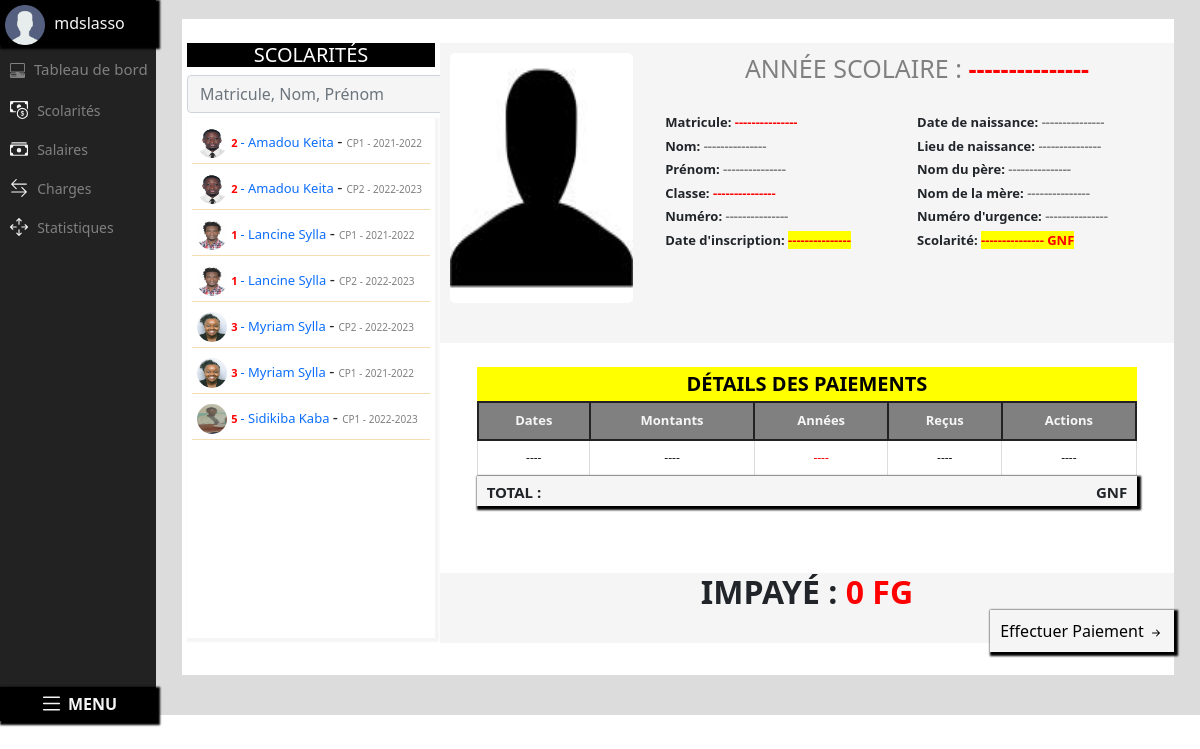
The app's page /scolarite.html/ (signed in) with its own data.
### apps/models.py (models this page shows, shortened)
class Inscription(models.Model):
    annee = models.ForeignKey(Rentree, on_delete=models.CASCADE, null=True, verbose_name="Année Scolaire", default='')
    etudiant = models.ForeignKey(Etudiant, on_delete=models.CASCADE, null=True, verbose_name="Étudiants", default='')
    classe = models.ForeignKey(Classe, on_delete=models.CASCADE, null=True, verbose_name="Classes", default='')
    scolarite = models.IntegerField(verbose_name="Scolarite (GNF)")
    date = models.CharField(max_length=250, verbose_name="Date d'inscription", default="01.01.2022")
    class Meta:
        ordering = ('etudiant',)

class Etudiant(models.Model):
    nom = models.CharField(max_length=250, verbose_name="Nom")
    prenom = models.CharField(max_length=250, verbose_name="Prénom")
    naissance = models.CharField(max_length=250, verbose_name="Date de naissance", default="01.01.2022")
    lieu = models.CharField(max_length=250, verbose_name="Lieu de naissance")
    pere = models.CharField(max_length=250, verbose_name="Nom du père ")
    mere = models.CharField(max_length=250, verbose_name="Nom de la mère")
    numero = models.CharField(max_length=250, verbose_name="Numéro", blank=True, unique=True)
    urgent = models.CharField(max_length=250, verbose_name="Numéro à contacter en cas d'urgence")
    matricule = models.IntegerField(verbose_name="Matricule", unique=True, null=True)
    photo = models.ImageField(upload_to='Photo/images', verbose_name="Choisir la photo", blank=True)
    class Meta:
        ordering = ('prenom',)

class Classe(models.Model):
    classe = models.CharField(max_length=250, verbose_name="Classes", unique=True, default="")
    slug = AutoSlugField(populate_from='classe', unique=True)
    class Meta:
        ordering = ('id',)
    def __str__(self):
        return str(self.classe)

class Rentree(models.Model):
    annee = models.CharField(max_length=250, verbose_name="Année Scolaire", unique=True, default="2000-2000")
    debut_inscription = models.CharField(max_length=250, verbose_name="Début d'inscription", unique=True, default="00.00.2000")
    fin_inscription = models.CharField(max_length=250, verbose_name="fin d'inscription", unique=True,default="00.00.2000")
    debut_cours = models.CharField(max_length=250, verbose_name="Début des cours", unique=True, default="00.00.2000")
    fin_cours = models.CharField(max_length=250, verbose_name="Fin des cours", unique=True, default="00.00.2000")
    slug = AutoSlugField(populate_from='annee', unique=True)
    class Meta:
        ordering = ('-id',)
    def __str__(self):
        return str(self.annee)

### apps/views.py (the view)
# urls.py: path('scolarite.html/', views.Scolarites.as_view(), name='scolarites'),
class Scolarites(ListView):
    model = Scolarite
    context_object_name = 'scolarites'
    template_name = 'comptabilites/scolarites.html'
    ordering = ['annee']
    def get_context_data(self, *args, **kwargs):
        context = super(Scolarites, self).get_context_data(*args, **kwargs)
        context['inscriptions'] = Inscription.objects.all().order_by('etudiant')[:100]
        context['etudiants'] = Etudiant.objects.all().order_by('id')
        context['enseignants'] = Enseignant.objects.all().order_by('id')
        context['classes'] = Classe.objects.all().order_by('id')
        context['etablissements'] = Etablissement.objects.all().order_by('id')[:1]
        return context

### apps/templates/comptabilites/scolarites.html (shortened to what this page needs)
{% extends 'base.html' %}
{% load static %}
{% block body %}
    <div  id="container">
    <div id="cadre-etudiants">
        <div id="menu-etudiants">
               {% include 'includes/menu_comptabilite.html' %}
        </div>
        <div id="infos-etudiants">
              <br>
            <div id="cadre" style="height: 82vh;">
            <br>
             <div id="menu-comptabilite">
                    {% include 'includes/menu_scolarite.html' %}
            </div>
                <div style="" id="cadre-comptabilite" >
                    <div id="photo">
                            <img src="{% static 'apps/img/user.jpg' %}"/>
                    </div>
                    <div id="infos">
                        <div id="details" style="height: 290px">
                               <h1 style="text-align: center; margin-top: 10px; font-size: 25px; color: grey"> ANNÉE SCOLAIRE : <span style="color: red; font-weight: bold"> --------------- </span></h1> <br>
                         <div id="c1">
                            <h5> Matricule: <span style="color: red; font-weight: bold"> --------------- </span></h5>
                            <h5> Nom: <span> ---------------</span></h5>
                            <h5> Prénom: <span>---------------</span></h5>
                            <h5> Classe: <span style="color: red; font-weight: bold">---------------</span></h5>
                            <h5> Numéro: <span>---------------</span></h5>
                            <h5> Date d'inscription: <span style="color: red; background-color: yellow">---------------</span></h5>
                          </div>
                          <div id="c2">
                            <h5> Date de naissance: <span>---------------</span></h5>
                            <h5> Lieu de naissance: <span>---------------</span></h5>
                            <h5> Nom du père: <span>---------------</span></h5>
                            <h5> Nom de la mère: <span>---------------</span></h5>
                            <h5> Numéro d'urgence: <span>---------------</span></h5>
                            <h5> Scolarité: <span style="color: red; font-weight: bold; background-color: yellow">---------------  GNF</span></h5>
                          </div>
                        </div>
                    </div>
                <div id="cadre-paiement">
                            <div id="detail-payement">
                                 <br>
                                 <h1 style="">DÉTAILS DES PAIEMENTS</h1>
                <table class="table" id="table-payement" style="margin-top: 0px; ">
                            <thead >
                            <tr id="tete-table" style="background-color: gray; box-shadow: none">
                                <th scope="col">Dates</th>
                                <th scope="col">Montants</th>
                                <th scope="col">Années</th>
                                <th scope="col">Reçus</th>
                                 <th scope="col">Actions</th>
                            </tr>
                            </thead>
                       <tbody>
                              <tr>
                                  <td style=""> ----  </td>
                                  <td  style="">   ----  </td>
                                  <td style="color: red"> ---- </td>
                                  <td> ---- </td>
                                  <td>----</td>
                              </tr>
                        </table>
                        <div id="total" style=""> <span id="st1"> TOTAL : </span>
                              <span id="st2">  GNF</span>
                        </div><br>
                       </div>
                </div>
             <div id="info-bas-paiements">
                                             <h2> IMPAYÉ : <span> 0 FG </span> <br></h2>
                                   <div id="effectuer-paiement">
                   <a href="{% url 'apps:effectuer-paiements' %}">
                         Effectuer Paiement
                    <span>
                        <svg xmlns="http://www.w3.org/2000/svg" width="16" height="16" fill="currentColor" class="bi bi-arrow-right-short" viewBox="0 0 16 16">
  <path fill-rule="evenodd" d="M4 8a.5.5 0 0 1 .5-.5h5.793L8.146 5.354a.5.5 0 1 1 .708-.708l3 3a.5.5 0 0 1 0 .708l-3 3a.5.5 0 0 1-.708-.708L10.293 8.5H4.5A.5.5 0 0 1 4 8z"/>
</svg>
                    </span>
                   </a>
               </div>
             </div><br>
            </div>
            </div>
        </div>
    </div>
    </div>
{% endblock body %}

### apps/templates/includes/menu_comptabilite.html (shortened to what this page needs)
{% load static %}
<div id="cadre-admin">
    <img src="{% static 'apps/img/user.png' %}">
    {% if user.is_superuser %}
        <span> {{ user.username }}</span>
    {% endif %}
</div>
<h1>
    <span></span>
    <span style="margin-left: 5px">Tableau de bord</span>
</h1>
<nav id="cadre1">
    <li>
        <a href="{% url 'apps:scolarites' %}">Scolarités</a>
    </li>
    <li>
        <a href="{% url 'apps:salaires' %}">Salaires</a>
    </li>
    <li>
        <a href="{% url 'apps:charges' %}">Charges</a>
    </li>
    <li>
        <a href="{% url 'apps:statistiques' %}">Statistiques</a>
    </li>
</nav>
<li id="home"><a style="font-weight:bold " href="{% url 'apps:home' %}">
    <span> MENU </span>
</a>
</li>

### apps/templates/includes/menu_scolarite.html
{% load static %}
{% load class_name %}
               <h1>SCOLARITÉS</h1>
                                <form style="" method='get' action="{% url 'apps:search-paiements' %}" class="navbar-form navbar-right" role="search">
                                    <input id="search-form"
                                           style="background-image: url( '{% static 'apps/img/search.png' %}')" name="q"
                                           type="search" minlength="1" placeholder="Matricule, Nom, Prénom "
                                           class="form-control"/>
                                </form>
                 <div id="comptabilite">
                                      {% if  query %}
                       {% for inscription in object_list %}
                                {% with inscription|class_name as klass %}
                                    <li>
                            <span> {% if inscription.etudiant.photo %}<img style="width: 30px; height: 30px; border-radius: 200px" src="{{ inscription.etudiant.photo.url }}"/> {% else %}<img style="width: 40px; height: 40px" src="{% static 'apps/img/user.png' %}"/>  {% endif %}</span>
                             <a href="{% url 'apps:details-paiements' inscription.id %}"> <span style="color: red; font-size: 11px; font-weight: bold">  {{ inscription.etudiant.matricule }}  </span> - {{ inscription.etudiant.prenom }} {{ inscription.etudiant.nom }} </a> -
                              <span style="color: grey; font-size: 10px"> {{ inscription.classe }} -  {{ inscription.annee }} </span>
                         </li>
                           {% endwith %}
                         {% empty %}
                        {% endfor %}
                         {% else %}
                      {% for inscription in inscriptions %}
                         <li>
                            <span> {% if inscription.etudiant.photo %}<img style="width: 30px; height: 30px; border-radius: 200px" src="{{ inscription.etudiant.photo.url }}"/> {% else %}<img style="width: 40px; height: 40px" src="{% static 'apps/img/user.png' %}"/>  {% endif %}</span>
                             <a href="{% url 'apps:details-paiements' inscription.id %}"> <span style="color: red; font-size: 11px;font-weight: bold">  {{ inscription.etudiant.matricule }}  </span> - {{ inscription.etudiant.prenom }} {{ inscription.etudiant.nom }} </a> -
                              <span style="color: grey; font-size: 10px"> {{ inscription.classe }} -  {{ inscription.annee }} </span>
                         </li>
                         {% endfor %}
                  {% endif %}
                 </div>

### apps/static/apps/css/style.css (style rules this page uses)
body { background-color: white; }
body a { text-decoration: none; }
#menu-etudiants { width: 13%; height: 90vh; background-color: #222222; float: left; position: relative; }
#menu-etudiants #cadre-admin { height: 45px; margin: auto; background-color: black; color: whitesmoke; box-shadow: 2px 2px 2px 2px black; }
#menu-etudiants #cadre-admin img { width: 40px; height: 40px; margin: 5px; }
#menu-etudiants #cadre1 { height: 73vh; margin-top: 15px; }
#menu-etudiants #home { width: 100%; display: inline-block; text-align: center; box-shadow: 2px 2px 2px 2px black; padding: 5px; margin-top: 10px; background-color: black; }
#menu-etudiants #home a { color: whitesmoke; }
#menu-etudiants #cadre1 li { display: block; margin: 5px; padding: 5px; }
#menu-etudiants #cadre1 li a { color: grey; margin-left: 5px; font-size: 14px; }
#menu-etudiants #cadre1 li svg { width: 18px; height: 18px; color: whitesmoke; margin-top: -5px; }
#menu-etudiants h1 { font-size: 15px; color: grey; margin-left: 10px; margin-top: 15px; }
#menu-etudiants h1 svg { width: 15px; height: 15px; }
#infos-etudiants { width: 87%; height: 90vh; background-color: gainsboro; float: right; margin-top: -5px; }
#detail-payement { width: 95%; margin: auto; height: 230px; background-color: white; overflow: auto; }
#table-payement { width: 90%; margin: auto; margin-top: 20px; }
#total { width: 90%; margin: auto; height: 30px; background-color: whitesmoke; box-shadow: 2px 2px 2px 2px black; }
#total #st1 { float: left; font-size: 15px; font-weight: bold; margin-left: 10px; margin-top: 5px; }
#total #st2 { float: right; font-size: 15px; font-weight: bold; margin-right: 10px; margin-top: 5px; }
#search-form { width: 300px; border-top-right-radius: 0px; border-bottom-right-radius: 0px; background-repeat: no-repeat; background-position: right center; }
#infos-etudiants #cadre { width: 95%; margin: auto; height: 75vh; background-color: white; }
#menu-comptabilite { width: 25%; height: 600px; background-color: white; float: left; margin-left: 5px; }
#menu-comptabilite form { width: 100%; margin: auto; }
#menu-comptabilite h1 { text-align: center; background-color: black; color: white; font-size: 20px; }
#menu-comptabilite form input { background-color: whitesmoke; }
#menu-comptabilite #comptabilite { width: 100%; margin: auto; height: 520px; background-color: white; overflow: auto; margin-top: 5px; box-shadow: 2px 2px 2px 2px whitesmoke; }
#effectuer-paiement { float: right; }
#effectuer-paiement a { background-color: whitesmoke; padding: 10px; color: black; box-shadow: 2px 2px 2px 2px black; }
#menu-comptabilite #comptabilite li { display: block; margin: 5px; border-bottom: 1px solid wheat; padding: 5px; }
#menu-comptabilite #comptabilite li a { font-size: 13px; }
#cadre-comptabilite { width: 74%; height: 600px; float: right; background-color: whitesmoke; }
#cadre-comptabilite #photo { width: 25%; float: left; background-color: whitesmoke; }
#cadre-comptabilite #photo img { width: 100%; height: 250px; margin: 10px; border-radius: 5px; }
#cadre-comptabilite #infos { width: 70%; height: 300px; float: right; background-color: whitesmoke; }
#cadre-comptabilite #infos #c1 { width: 50%; float: left; overflow: auto; background-color: whitesmoke; }
#cadre-comptabilite #infos #c2 { width: 50%; float: right; overflow: auto; background-color: whitesmoke; }
#cadre-comptabilite #infos #details { height: 300px; margin: 5px; background-color: whitesmoke; }
#cadre-comptabilite #infos #details h5 { font-size: 13px; font-weight: bold; }
#cadre-comptabilite #infos #details h5 span { color: grey; }
#cadre-paiement { width: 100%; background-color: whitesmoke; }
#cadre-paiement #detail-payement { width: 100%; }
#cadre-paiement h1 { width: 90%; margin: auto; text-align: center; font-size: 20px; padding: 5px; background-color: yellow; color: black; font-weight: bold; }
#info-bas-paiements h2 { text-align: center; background-color: whitesmoke; font-weight: bold; }
#info-bas-paiements h2 span { color: red; }
#infos-etudiants #cadre tbody td { font-size: 12px; text-align: center; border: 1px solid gainsboro; }
#tete-table { font-size: 13px; font-weight: bold; background-color: black; color: whitesmoke; }
#tete-table th { text-align: center; border: 2px solid #222222; }

### records on screen
Inscription: etudiant.photo (picture), etudiant.matricule "2", etudiant.prenom "Amadou", etudiant.nom "Keita", classe "CP1", annee "2021-2022"
Inscription: etudiant.photo (picture), etudiant.matricule "2", etudiant.prenom "Amadou", etudiant.nom "Keita", classe "CP2", annee "2022-2023"
Inscription: etudiant.photo (picture), etudiant.matricule "1", etudiant.prenom "Lancine", etudiant.nom "Sylla", classe "CP1", annee "2021-2022"
Inscription: etudiant.photo (picture), etudiant.matricule "1", etudiant.prenom "Lancine", etudiant.nom "Sylla", classe "CP2", annee "2022-2023"
Inscription: etudiant.photo (picture), etudiant.matricule "3", etudiant.prenom "Myriam", etudiant.nom "Sylla", classe "CP2", annee "2022-2023"
Inscription: etudiant.photo (picture), etudiant.matricule "3", etudiant.prenom "Myriam", etudiant.nom "Sylla", classe "CP1", annee "2021-2022"
Inscription: etudiant.photo (picture), etudiant.matricule "5", etudiant.prenom "Sidikiba", etudiant.nom "Kaba", classe "CP1", annee "2022-2023"

### other values on screen
{{ user.username }} "mdslasso"
